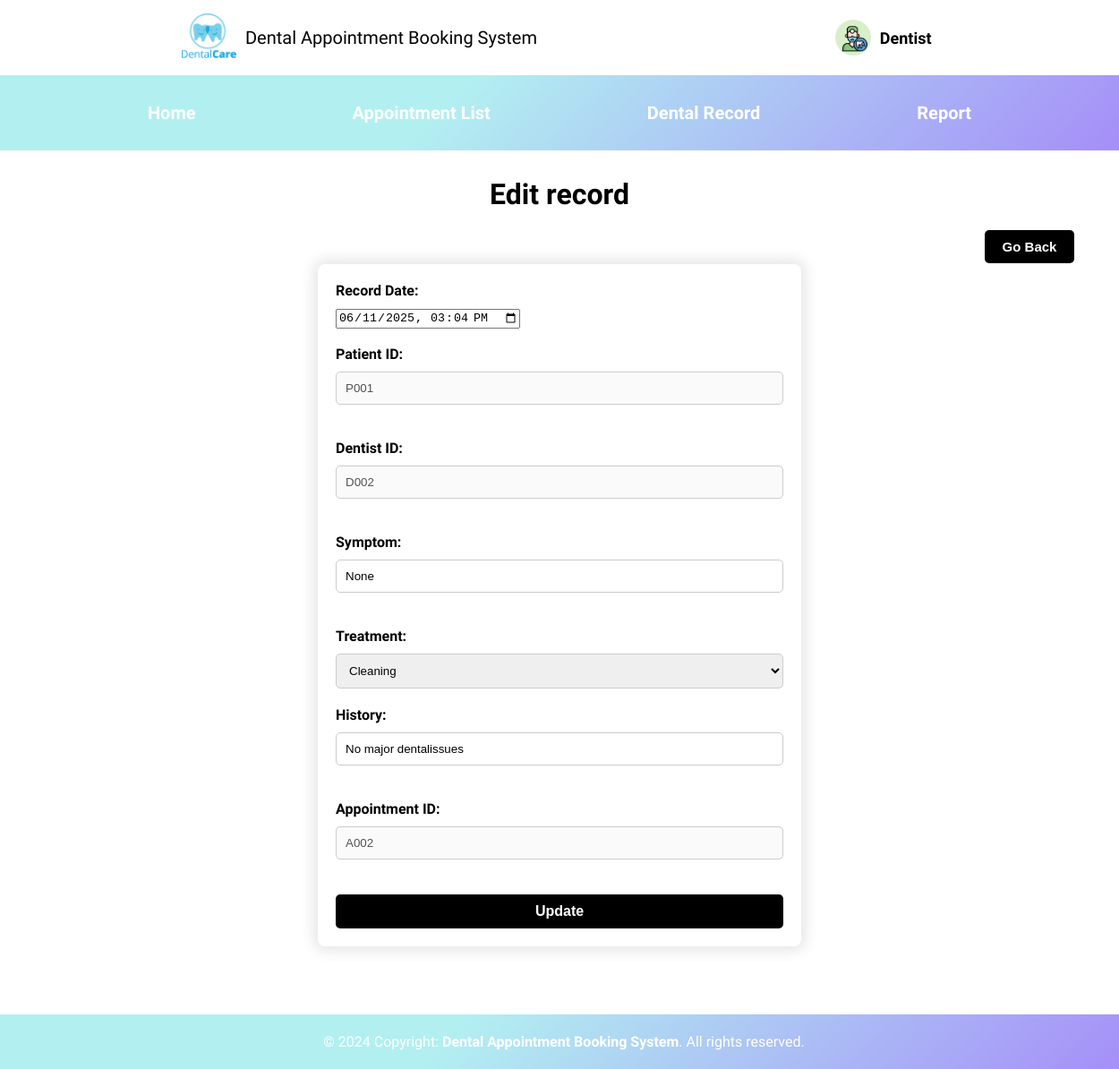
The page /Dentist/dentist_edit_dental_record.php?id=DR001 on the database its author committed.
### tables this page shows
CREATE TABLE IF NOT EXISTS DentalRecord(
recordID VARCHAR(10) PRIMARY KEY,
recordDate TIMESTAMP,
symptoms VARCHAR(20),
treatment VARCHAR(20),
history VARCHAR(50),
patientID VARCHAR(10),
dentistID VARCHAR(10),
appointmentID VARCHAR(10),
FOREIGN KEY (patientID) REFERENCES Patient(patientID),
FOREIGN KEY (dentistID) REFERENCES Dentist(dentistID),
FOREIGN KEY (appointmentID) REFERENCES Appointment(appointmentID)
);

### Dentist/dentist_edit_dental_record.php (the view, shortened to what this page needs)
<?php
include "../config.php";
if (isset($_GET['id'])) {
    $recordID = $_GET['id'];
} else if (isset($_POST['id'])) {
    $recordID = $_POST['id'];
} else {
    echo '<script>alert("This page has been accessed in error.");</script>';
    include('../footer.php');
    exit();
}
$q = "SELECT * FROM dentalrecord WHERE recordID='$recordID'";
$r = mysqli_query($conn, $q);
if (mysqli_num_rows($r) == 1) {
    $row = mysqli_fetch_array($r);
    $recordDate = date('Y-m-d\TH:i', strtotime($row['recordDate']));
    $dentistID = $row['dentistID'];
    $patientID = $row['patientID'];
    $symptoms = $row['symptoms'];
    $treatment = $row['treatment'];
    $history = $row['history'];
    $appointmentID = $row['appointmentID'];
} else {
    echo '<script>alert("This page has been accessed in error.");</script>';
    include('../footer.php');
    exit();
}
if ($_SERVER['REQUEST_METHOD'] != 'POST') {
    $recordDate = date('Y-m-d\TH:i');
}
?>
<!DOCTYPE html>
<html lang="en">
<head>
</head>
<body>
    <?php include "Dentist.php"; ?>
    <h1>Edit record</h1>
    <div style="display: inline-flex; margin-left: 1100px;">
        <a href="dental_record.php">
            <button class="go-back-btn" style="width: 100px; font-size:15px;">Go Back</button>
        </a>
        <br><br>
    </div>
    <form action="dentist_edit_dental_record.php" method="post">
        <label for="recordDate">Record Date:</label>
        <input type="datetime-local" id="recordDate" name="recordDate" value="<?php echo htmlspecialchars($recordDate); ?>"><br><br>
        <label for="patientID">Patient ID:</label>
        <input type="text" id="patientID" name="patientID" class="input-field" value="<?php echo htmlspecialchars($patientID); ?>" disabled>
        <br><br>
        <label for="dentistID">Dentist ID:</label>
        <input type="text" id="dentistID" name="dentistID" class="input-field" value="<?php echo htmlspecialchars($dentistID); ?>" disabled>
        <br><br>
        <label for="symptoms">Symptom:</label>
        <input type="text" id="symptoms" name="symptoms" class="input-field" value="<?php echo htmlspecialchars($symptoms); ?>">
        <br><br>
        <label for="treatment">Treatment:</label>
        <select id="treatment" name="treatment" class="input-field">
            <option value="Cleaning" <?php echo ($treatment == 'Cleaning') ? 'selected' : ''; ?>>Cleaning</option>
        </select>
        <label for="history">History:</label>
        <input type="text" id="history" name="history" class="input-field" value="<?php echo htmlspecialchars($history); ?>">
        <br><br>
        <label for="appointmentID">Appointment ID:</label>
        <input type="text" id="appointmentID" name="appointmentID" value="<?php echo htmlspecialchars($appointmentID); ?> " disabled><br><br>
        <input type="submit" name="submit" value="Update">
    </form>
    <br><br><br><br>
    <?php include '../footer.php'; ?>
</body>
</html>

### style.css (style rules this page uses)
body { font-family: "Reem Kufi", sans-serif; font-optical-sizing: auto; font-weight: 300; font-style: normal; margin: 0; scroll-behavior: smooth; }

### Dentist/dentist_edit_dental_record.php (style rules this page uses)
body { font-family: "Reem Kufi"; margin: 0; padding: 0; box-sizing: border-box; }
h1 { text-align: center; margin-top: 30px; }
form { max-width: 500px; margin: 0 auto; background-color: #fff; padding: 20px; border-radius: 8px; box-shadow: 0 0 15px 5px rgba(0, 0, 0, 0.1); }
label { display: block; margin-bottom: 10px; font-weight: bold; }
input[type="text"], select { width: 100%; padding: 10px; margin-bottom: 20px; border: 1px solid #ccc; border-radius: 5px; box-sizing: border-box; }
.go-back-btn, input[type="submit"] { width: 100%; padding: 10px; color: white; background-color: black; border: none; border-radius: 5px; cursor: pointer; font-size: 16px; font-weight: bold; }

### rows shown on the page
dentalrecord: patientID "P001", dentistID "D002", symptoms "None", treatment "Cleaning", history "No major dentalissues", appointmentID "A002"
